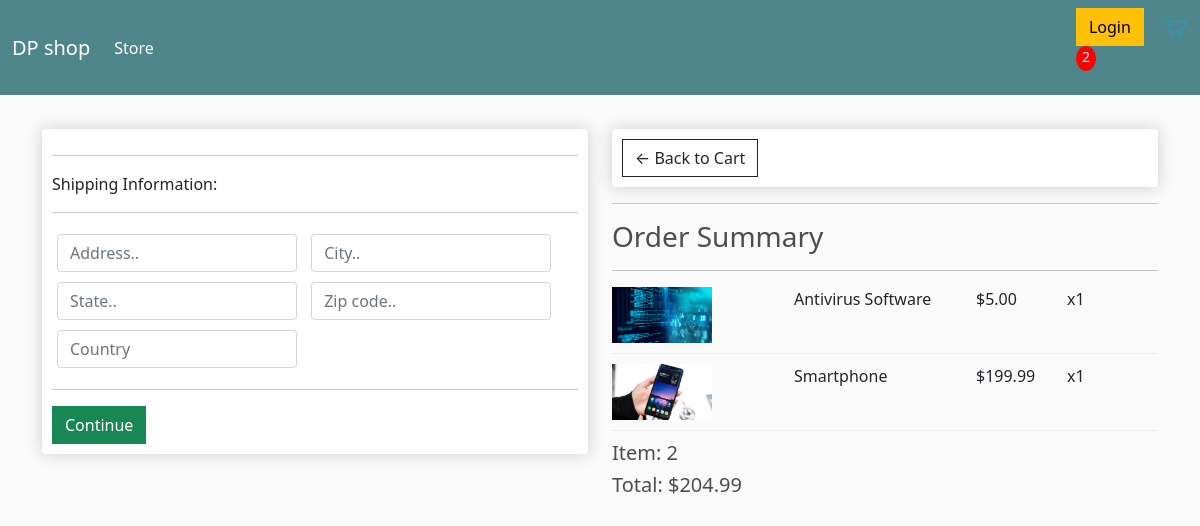
Screenshot of /checkout/ (signed in) with the database file from the repository.
### store/models.py (models this page shows, shortened)
class OrderItem(models.Model):
    product = models.ForeignKey(Product, on_delete=models.SET_NULL, null=True)
    order = models.ForeignKey(Order, on_delete=models.SET_NULL, null=True)
    quantity = models.IntegerField(default=0, null=True, blank=True)
    date_added = models.DateTimeField(auto_now_add=True)
    @property
    def get_total(self):
        total = self.quantity * self.product.price
        return total

class Product(models.Model):
    name = models.CharField(max_length=200, null=True)
    price = models.DecimalField(max_digits=7, decimal_places=2)
    digital = models.BooleanField(default=False, null=True, blank=True)
    image = models.ImageField(null=True, blank=True)
    @property
    def imageURL(self):
        try:
            url = self.image.url
        except:
            url = ""
        return url

class Order(models.Model):
    customer = models.ForeignKey(Customer, on_delete=models.SET_NULL, null=True, blank=True)
    data_ordered = models.DateTimeField(auto_now_add=True)
    complete = models.BooleanField(default=False, null=True, blank=True)
    transaction_id = models.CharField(max_length=200, null=True)
    @property
    def shipping(self):
        shipping = False
        orderitems = self.orderitem_set.all()
        for i in orderitems:
            if i.product.digital == False:
                shipping = True
        return shipping
    @property
    def get_cart_total(self):
        orderitems = self.orderitem_set.all()
        total = sum([item.get_total for item in orderitems])
        return total
    @property
    def get_cart_items(self):
        orderitems = self.orderitem_set.all()
        total = sum([item.quantity for item in orderitems])
        return total

### store/views.py (the view)
# urls.py: path('checkout/', views.checkout, name='checkout'),
def checkout(request):
    if request.user.is_authenticated:
        customer = request.user.customer
        order, created = Order.objects.get_or_create(customer=customer, complete=False)
        items = order.orderitem_set.all()
        cartItems = order.get_cart_items
    else:
        items = []
        order = {'get_cart_total': 0, 'get_cart_items': 0, 'shipping': False}
        cartItems = order['get_cart_items']
    context = {'items': items, 'order': order, 'cartItems': cartItems}
    return render(request, "store/checkout.html", context)

### store/templates/store/checkout.html (shortened to what this page needs)
{% extends 'store/main.html' %}
{% load static %}
{% block content %}
<div class="row">
    <div class="col-lg-6">
        <div class="box-element" id="form-wrapper">
            <form id="form">
                <div id="shipping-info">
                    <hr>
                    <p>Shipping Information:</p>
                    <hr>
                    <div class="form-field">
                        <input class="form-control" type="text" name="address" placeholder="Address..">
                    </div>
                    <div class="form-field">
                        <input class="form-control" type="text" name="city" placeholder="City..">
                    </div>
                    <div class="form-field">
                        <input class="form-control" type="text" name="state" placeholder="State..">
                    </div>
                    <div class="form-field">
                        <input class="form-control" type="text" name="zipcode" placeholder="Zip code..">
                    </div>
                    <div class="form-field">
                        <input class="form-control" type="text" name="country" placeholder="Country">
                    </div>
                </div>
                <hr>
                <input id="form-button" class="btn btn-success btn-block" type="submit" value="Continue">
            </form>
        </div>
        <br>
    </div>
    <div class="col-lg-6">
        <div class="box-element">
            <a  class="btn btn-outline-dark" href="{% url 'cart' %}">&#x2190; Back to Cart</a>
        </div>
        <hr>
        <h3>Order Summary</h3>
        <hr>
        {% for item in items %}
        <div class="cart-row">
            <div style="flex:2"><img class="row-image" src="{{item.product.imageURL}}"></div>
            <div style="flex:2"><p>{{item.product.name}}</p></div>
            <div style="flex:1"><p>${{item.product.price}}</p></div>
            <div style="flex:1"><p>x{{item.quantity}}</p></div>
        </div>
        {% endfor %}
        <h5>Item: {{order.get_cart_items}}</h5>
        <h5>Total:   ${{order.get_cart_total|floatformat:2}}</h5>
    </div>
</div>
{% endblock content %}

### static/css/main.css (style rules this page uses)
body { background-color: hsl(0, 0%, 98%); }
h1,h2,h3,h4,h5,h6 { color:hsl(0, 0%, 30%); }
.box-element { box-shadow:hsl(0, 0%, 80%) 0 0 16px; background-color: #fff; border-radius: 4px; padding: 10px; }
.col-lg-4, .col-lg-6, .col-lg-8, .col-lg-12 { margin-top: 10px; }
.btn { border-radius: 0; }
.row-image { width: 100px; }
.form-field { width:250px; display: inline-block; padding: 5px; }
.cart-row { display: flex; align-items: flex-stretch; padding-bottom: 10px; margin-bottom: 10px; border-bottom: 1px solid #ececec; }

### rows the page displays
OrderItem: product.imageURL (picture), product.name "Antivirus Software", product.price "5.00", quantity "1"
OrderItem: product.imageURL (picture), product.name "Smartphone", product.price "199.99", quantity "1"
Order: get_cart_items "2", get_cart_total "204.99"

### other values shown
{{ cartItems }} "2"
